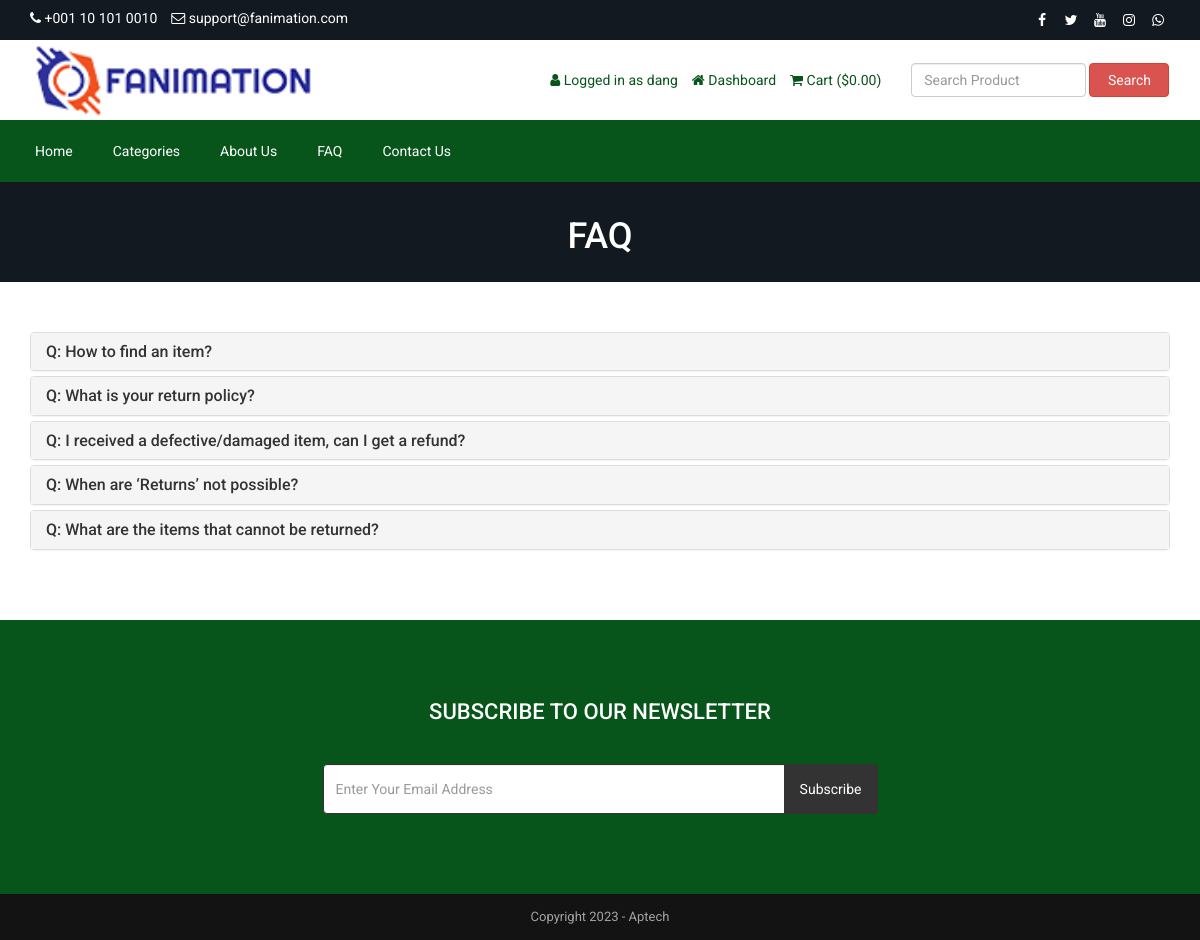
Page /faq.php (signed in) on the committed database.
### tables this page shows
CREATE TABLE `tbl_settings` (
  `id` int(11) NOT NULL,
  `logo` blob NOT NULL,
  `favicon` blob NOT NULL,
  `footer_about` blob NOT NULL,
  `footer_copyright` blob NOT NULL,
  `contact_address` blob NOT NULL,
  `contact_email` varchar(255) NOT NULL,
  `contact_phone` varchar(255) NOT NULL,
  `contact_fax` varchar(255) NOT NULL,
  `contact_map_iframe` blob NOT NULL,
  `receive_email` varchar(255) NOT NULL,
  `receive_email_subject` varchar(255) NOT NULL,
  `receive_email_thank_you_message` blob NOT NULL,
  `forget_password_message` blob NOT NULL,
  `total_recent_post_footer` int(10) NOT NULL,
  `total_popular_post_footer` int(10) NOT NULL,
  `total_recent_post_sidebar` int(11) NOT NULL,
  `total_popular_post_sidebar` int(11) NOT NULL,
  `total_featured_product_home` int(11) NOT NULL,
  `total_latest_product_home` int(11) NOT NULL,
  `total_popular_product_home` int(11) NOT NULL,
  `meta_title_home` blob NOT NULL,
  `meta_keyword_home` blob NOT NULL,
  `meta_description_home` blob NOT NULL,
  `banner_login` blob NOT NULL,
  `banner_registration` blob NOT NULL,
  `banner_forget_password` blob NOT NULL,
  `banner_reset_password` blob NOT NULL,
  `banner_search` blob NOT NULL,
  `banner_cart` blob NOT NULL,
  `banner_checkout` blob NOT NULL,
  `banner_product_category` blob NOT NULL,
  `banner_blog` blob NOT NULL,
  `cta_title` blob NOT NULL,
  `cta_content` blob NOT NULL,
  `cta_read_more_text` blob NOT NULL,
  `cta_read_more_url` blob NOT NULL,
  `cta_photo` blob NOT NULL,
  `featured_product_title` blob NOT NULL,
  `featured_product_subtitle` blob NOT NULL,
  `latest_product_title` blob NOT NULL,
  `latest_product_subtitle` blob NOT NULL,
  `popular_product_title` blob NOT NULL,
  `popular_product_subtitle` blob NOT NULL,
  `testimonial_title` blob NOT NULL,
  `testimonial_subtitle` blob NOT NULL,
  `testimonial_photo` blob NOT NULL,
  `blog_title` blob NOT NULL,
  `blog_subtitle` blob NOT NULL,
  `newsletter_text` blob NOT NULL,
  `paypal_email` blob NOT NULL,
  `stripe_public_key` blob NOT NULL,
  `stripe_secret_key` blob NOT NULL,
  `bank_detail` blob NOT NULL,
  `before_head` blob NOT NULL,
  `after_body` blob NOT NULL,
  `before_body` blob NOT NULL,
  `home_service_on_off` int(11) NOT NULL,
  `home_welcome_on_off` int(11) NOT NULL,
  `home_featured_product_on_off` int(11) NOT NULL,
  `home_latest_product_on_off` int(11) NOT NULL,
  `home_popular_product_on_off` int(11) NOT NULL,
  `home_testimonial_on_off` int(11) NOT NULL,
  `home_blog_on_off` int(11) NOT NULL,
  `newsletter_on_off` int(11) NOT NULL,
  `ads_above_welcome_on_off` int(1) NOT NULL,
  `ads_above_featured_product_on_off` int(1) NOT NULL,
  `ads_above_latest_product_on_off` int(1) NOT NULL,
  `ads_above_popular_product_on_off` int(1) NOT NULL,
  `ads_above_testimonial_on_off` int(1) NOT NULL,
  `ads_category_sidebar_on_off` int(1) NOT NULL
);

CREATE TABLE `tbl_social` (
  `social_id` int(11) NOT NULL,
  `social_name` varchar(30) NOT NULL,
  `social_url` varchar(255) NOT NULL,
  `social_icon` varchar(30) NOT NULL
);

CREATE TABLE `tbl_top_category` (
  `tcat_id` int(11) NOT NULL,
  `tcat_name` varchar(255) NOT NULL,
  `show_on_menu` int(1) NOT NULL
);

CREATE TABLE `tbl_page` (
  `id` int(11) NOT NULL,
  `about_title` varchar(255) NOT NULL,
  `about_content` text NOT NULL,
  `about_banner` varchar(255) NOT NULL,
  `about_meta_title` varchar(255) NOT NULL,
  `about_meta_keyword` text NOT NULL,
  `about_meta_description` text NOT NULL,
  `faq_title` varchar(255) NOT NULL,
  `faq_banner` varchar(255) NOT NULL,
  `faq_meta_title` varchar(255) NOT NULL,
  `faq_meta_keyword` text NOT NULL,
  `faq_meta_description` text NOT NULL,
  `blog_title` varchar(255) NOT NULL,
  `blog_banner` varchar(255) NOT NULL,
  `blog_meta_title` varchar(255) NOT NULL,
  `blog_meta_keyword` text NOT NULL,
  `blog_meta_description` text NOT NULL,
  `contact_title` varchar(255) NOT NULL,
  `contact_banner` varchar(255) NOT NULL,
  `contact_meta_title` varchar(255) NOT NULL,
  `contact_meta_keyword` text NOT NULL,
  `contact_meta_description` text NOT NULL,
  `pgallery_title` varchar(255) NOT NULL,
  `pgallery_banner` varchar(255) NOT NULL,
  `pgallery_meta_title` varchar(255) NOT NULL,
  `pgallery_meta_keyword` text NOT NULL,
  `pgallery_meta_description` text NOT NULL,
  `vgallery_title` varchar(255) NOT NULL,
  `vgallery_banner` varchar(255) NOT NULL,
  `vgallery_meta_title` varchar(255) NOT NULL,
  `vgallery_meta_keyword` text NOT NULL,
  `vgallery_meta_description` text NOT NULL
);

CREATE TABLE `tbl_faq` (
  `faq_id` int(11) NOT NULL,
  `faq_title` varchar(255) NOT NULL,
  `faq_content` text NOT NULL
);

### faq.php (the view, shortened to what this page needs)
<?php require_once('header.php'); ?>
<?php
$statement = $pdo->prepare("SELECT * FROM tbl_page WHERE id=1");
$statement->execute();
$result = $statement->fetchAll(PDO::FETCH_ASSOC);
foreach ($result as $row) {
    $faq_title = $row['faq_title'];
    $faq_banner = $row['faq_banner'];
}
?>
<div class="page-banner" style="background-image: url(assets/uploads/<?php echo $faq_banner; ?>);">
    <div class="inner">
        <h1><?php echo $faq_title; ?></h1>
    </div>
</div>
<div class="page">
    <div class="container">
        <div class="row">
            <div class="col-md-12">
                <div class="panel-group" id="faqAccordion">
                    <?php
                    $statement = $pdo->prepare("SELECT * FROM tbl_faq");
                    $statement->execute();
                    $result = $statement->fetchAll(PDO::FETCH_ASSOC);
                    foreach ($result as $row) {
                        ?>
                        <div class="panel panel-default">
                            <div class="panel-heading accordion-toggle question-toggle collapsed" data-toggle="collapse" data-parent="#faqAccordion" data-target="#question<?php echo $row['faq_id']; ?>">
                                <h4 class="panel-title">
                                    Q: <?php echo $row['faq_title']; ?>
                                </h4>
                            </div>
                        </div>
                        <?php
                    }
                    ?>
                </div>
            </div>
        </div>
    </div>
</div>
<?php require_once('footer.php'); ?>

### header.php (shortened to what this page needs)
<?php
include("admin/inc/config.php");
$statement = $pdo->prepare("SELECT * FROM tbl_settings WHERE id=1");
$statement->execute();
$result = $statement->fetchAll(PDO::FETCH_ASSOC);
foreach ($result as $row)
{
	$logo = $row['logo'];
	$contact_email = $row['contact_email'];
	$contact_phone = $row['contact_phone'];
}
?>
<!DOCTYPE html>
<html lang="en">
<head>
	<link rel="stylesheet" href="assets/css/bootstrap.min.css">
	<link rel="stylesheet" href="assets/css/font-awesome.min.css">
	<link rel="stylesheet" href="assets/css/owl.carousel.min.css">
	<link rel="stylesheet" href="assets/css/owl.theme.default.min.css">
	<link rel="stylesheet" href="assets/css/jquery.bxslider.min.css">
    <link rel="stylesheet" href="assets/css/magnific-popup.css">
    <link rel="stylesheet" href="assets/css/rating.css">
	<link rel="stylesheet" href="assets/css/spacing.css">
	<link rel="stylesheet" href="assets/css/bootstrap-touch-slider.css">
	<link rel="stylesheet" href="assets/css/animate.min.css">
	<link rel="stylesheet" href="assets/css/tree-menu.css">
	<link rel="stylesheet" href="assets/css/select2.min.css">
	<link rel="stylesheet" href="assets/css/main.css">
	<link rel="stylesheet" href="assets/css/responsive.css">
	<?php
	$statement = $pdo->prepare("SELECT * FROM tbl_page WHERE id=1");
	$statement->execute();
	$result = $statement->fetchAll(PDO::FETCH_ASSOC);
		?>
</head>
<body>
<div class="top">
	<div class="container">
		<div class="row">
			<div class="col-md-6 col-sm-6 col-xs-12">
				<div class="left">
					<ul>
						<li><i class="fa fa-phone"></i> <?php echo $contact_phone; ?></li>
						<li><i class="fa fa-envelope-o"></i> <?php echo $contact_email; ?></li>
					</ul>
				</div>
			</div>
			<div class="col-md-6 col-sm-6 col-xs-12">
				<div class="right">
					<ul>
						<?php
						$statement = $pdo->prepare("SELECT * FROM tbl_social");
						$statement->execute();
						$result = $statement->fetchAll(PDO::FETCH_ASSOC);
						foreach ($result as $row) {
							?>
							<?php if($row['social_url'] != ''): ?>
							<li><a href="<?php echo $row['social_url']; ?>"><i class="<?php echo $row['social_icon']; ?>"></i></a></li>
							<?php endif; ?>
							<?php
						}
						?>
					</ul>
				</div>
			</div>
		</div>
	</div>
</div>
<div class="header">
	<div class="container">
		<div class="row inner">
			<div class="col-md-4 logo">
				<a href="index.php"><img src="assets/uploads/<?php echo $logo; ?>" alt="logo image"></a>
			</div>
			<div class="col-md-5 right">
				<ul>
					<?php
					if(isset($_SESSION['customer'])) {
						?>
						<li><i class="fa fa-user"></i> <?php echo LANG_VALUE_13; ?> <?php echo $_SESSION['customer']['cust_name']; ?></li>
						<li><a href="dashboard.php"><i class="fa fa-home"></i> <?php echo LANG_VALUE_89; ?></a></li>
						<?php
					} else {
						?>
						<li><a href="login.php"><i class="fa fa-sign-in"></i> <?php echo LANG_VALUE_9; ?></a></li>
						<li><a href="registration.php"><i class="fa fa-user-plus"></i> <?php echo LANG_VALUE_15; ?></a></li>
						<?php
					}
					?>
					<li><a href="cart.php"><i class="fa fa-shopping-cart"></i> <?php echo LANG_VALUE_18; ?> (<?php echo LANG_VALUE_1; ?><?php
					if(isset($_SESSION['cart_p_id'])) {
						$table_total_price = 0;
						$i=0;
	                    foreach($_SESSION['cart_p_qty'] as $key => $value)
	                    {
	                        $i++;
	                        $arr_cart_p_qty[$i] = $value;
	                    }                    $i=0;
	                    foreach($_SESSION['cart_p_current_price'] as $key => $value)
	                    {
	                        $i++;
	                        $arr_cart_p_current_price[$i] = $value;
	                    }
	                    for($i=1;$i<=count($arr_cart_p_qty);$i++) {
	                    	$row_total_price = $arr_cart_p_current_price[$i]*$arr_cart_p_qty[$i];
	                        $table_total_price = $table_total_price + $row_total_price;
	                    }
						echo $table_total_price;
					} else {
						echo '0.00';
					}
					?>)</a></li>
				</ul>
			</div>
			<div class="col-md-3 search-area">
				<form class="navbar-form navbar-left" role="search" action="search-result.php" method="get">
					<div class="form-group">
						<input type="text" class="form-control search-top" placeholder="<?php echo LANG_VALUE_2; ?>" name="search_text">
					</div>
					<button type="submit" class="btn btn-danger"><?php echo LANG_VALUE_3; ?></button>
				</form>
			</div>
		</div>
	</div>
</div>
<div class="nav">
	<div class="container">
		<div class="row">
			<div class="col-md-12 pl_0 pr_0">
				<div class="menu-container">
					<div class="menu">
						<ul>
							<li><a href="index.php">Home</a></li>
							<?php
							$statement = $pdo->prepare("SELECT * FROM tbl_top_category WHERE show_on_menu=1");
							$statement->execute();
							$result = $statement->fetchAll(PDO::FETCH_ASSOC);
							foreach ($result as $row) {
								?>
								<li><a href="product-category.php?id=<?php echo $row['tcat_id']; ?>&type=top-category"><?php echo $row['tcat_name']; ?></a>
								</li>
								<?php
							}
							?>
							<?php
							$statement = $pdo->prepare("SELECT * FROM tbl_page WHERE id=1");
							$statement->execute();
							$result = $statement->fetchAll(PDO::FETCH_ASSOC);
							foreach ($result as $row) {
								$about_title = $row['about_title'];
								$faq_title = $row['faq_title'];
								$contact_title = $row['contact_title'];
							}
							?>
							<li><a href="about.php"><?php echo $about_title; ?></a></li>
							<li><a href="faq.php"><?php echo $faq_title; ?></a></li>
							<li><a href="contact.php"><?php echo $contact_title; ?></a></li>
						</ul>
					</div>
				</div>
			</div>
		</div>
	</div>
</div>

### footer.php (shortened to what this page needs)
<?php
$statement = $pdo->prepare("SELECT * FROM tbl_settings WHERE id=1");
$statement->execute();
$result = $statement->fetchAll(PDO::FETCH_ASSOC);
foreach ($result as $row)
{
	$footer_copyright = $row['footer_copyright'];
    $newsletter_on_off = $row['newsletter_on_off'];
}
?>
<?php if($newsletter_on_off == 1): ?>
<section class="home-newsletter">
	<div class="container">
		<div class="row">
			<div class="col-md-6 col-md-offset-3">
				<div class="single">
				<form action="" method="post">
					<h2><?php echo LANG_VALUE_93; ?></h2>
					<div class="input-group">
			        	<input type="email" class="form-control" placeholder="<?php echo LANG_VALUE_95; ?>" name="email_subscribe">
			         	<span class="input-group-btn">
			         	<button class="btn btn-theme" type="submit" name="form_subscribe"><?php echo LANG_VALUE_92; ?></button>
			         	</span>
			        </div>
				</div>
			</div>
		</div>
	</div>
</section>
<?php endif; ?>
<div class="footer-bottom">
	<div class="container">
		<div class="row">
			<div class="col-md-12 copyright">
				<?php echo $footer_copyright; ?>
			</div>
		</div>
	</div>
</div>
</body>
</html>

### rows in the picture
tbl_settings: contact_phone "+001 10 101 0010", contact_email "support@fanimation.com", logo (picture), footer_copyright "Copyright 2023 - Aptech"
tbl_top_category: tcat_name "Categories"
tbl_page: about_title "About Us", faq_title "FAQ", contact_title "Contact Us", faq_banner (picture)
tbl_faq: faq_title "How to find an item?"
tbl_faq: faq_title "What is your return policy?"
tbl_faq: faq_title "I received a defective/damaged item, can I get a refund?"
tbl_faq: faq_title "When are ‘Returns’ not possible?"
tbl_faq: faq_title "What are the items that cannot be returned?"

### other values in the picture
LANG_VALUE_13 "Logged in as"
$_SESSION['customer']['cust_name'] "dang"
LANG_VALUE_89 "Dashboard"
LANG_VALUE_18 "Cart"
LANG_VALUE_1 "$"
LANG_VALUE_3 "Search"
LANG_VALUE_93 "SUBSCRIBE TO OUR NEWSLETTER"
LANG_VALUE_92 "Subscribe"
